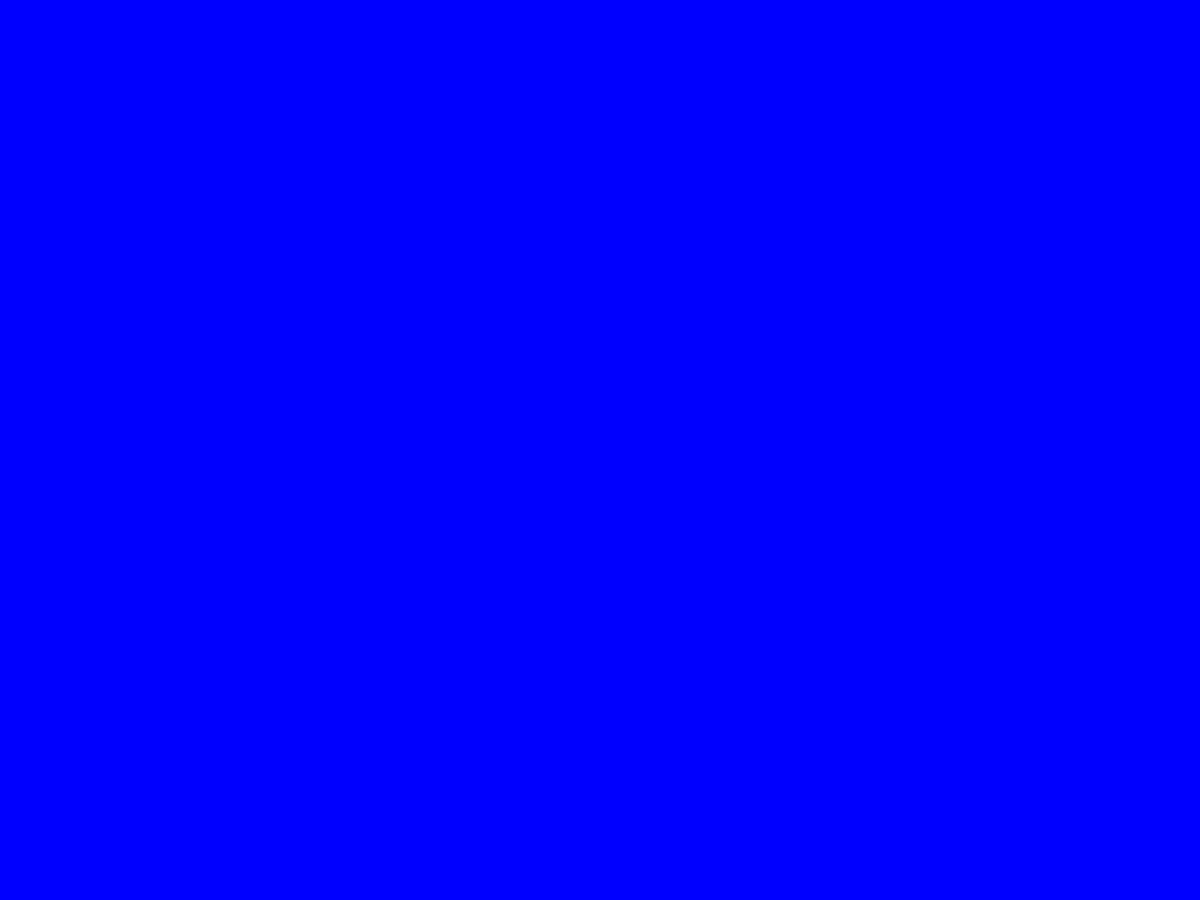
Frame 1 (no input)
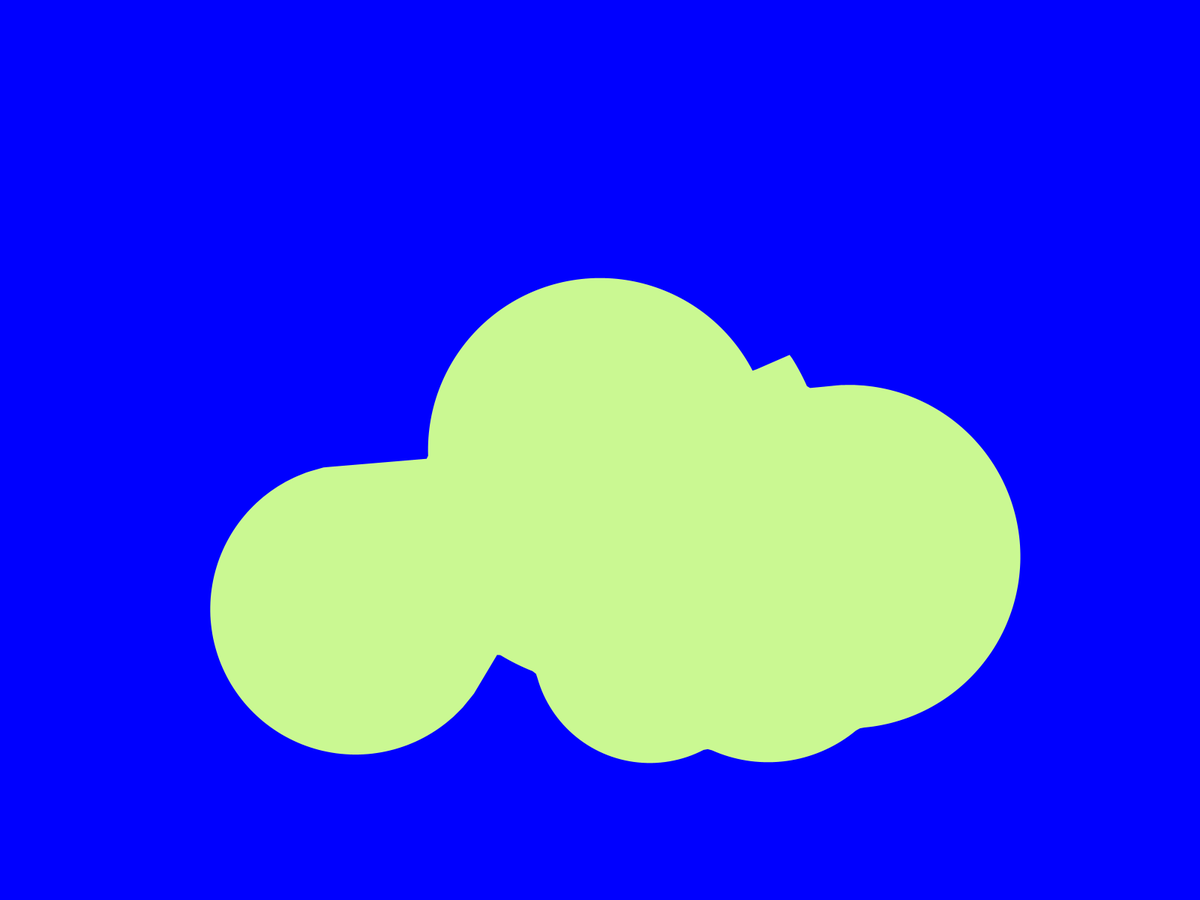
Frame 60 (the mouse pressed at the canvas centre just before this capture)
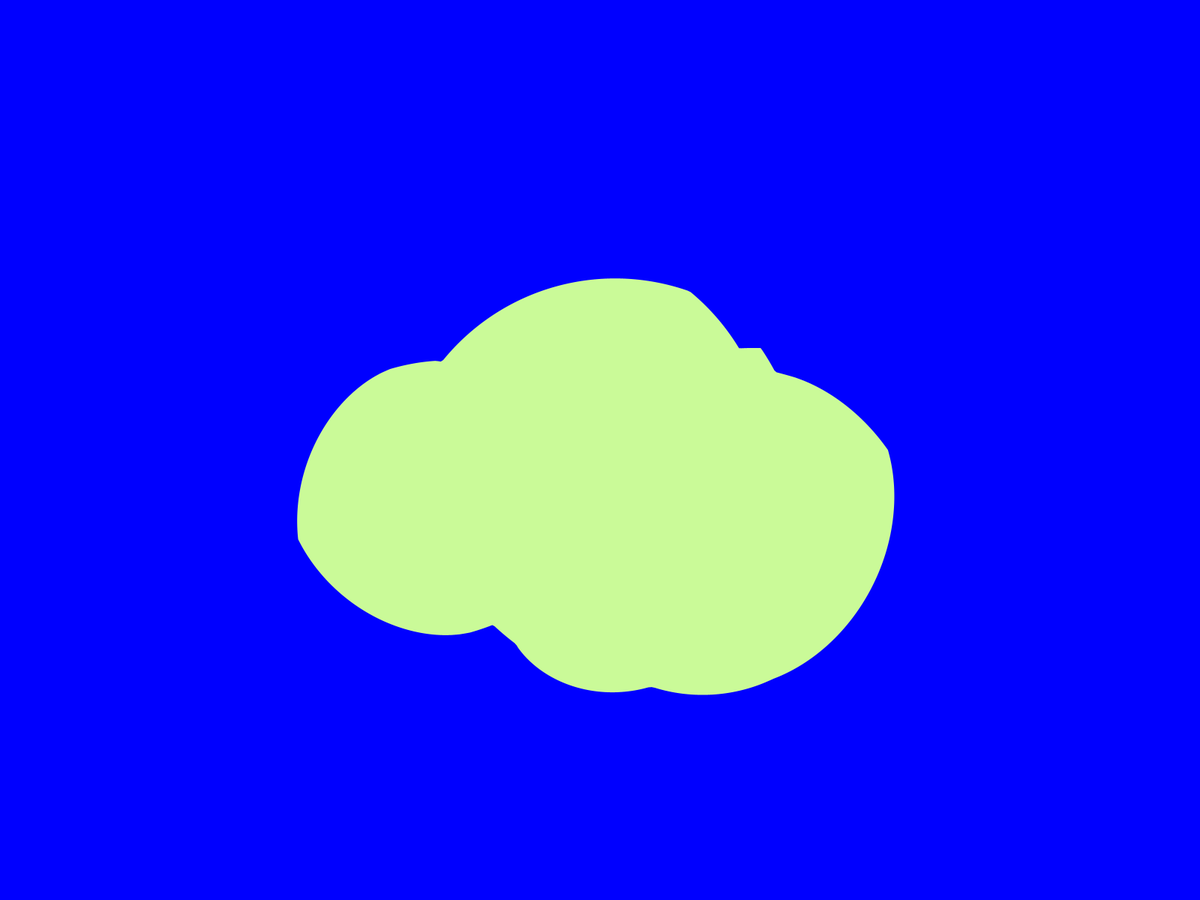
Frame 120 (the mouse held since frame 60 and released just before this capture)

The Processing sketch that drew these frames (run headless with seeded random() and noise(); from frame 60 on, the mouse is pressed at the canvas centre):

// Processing sketch: promo
// ── promo.pde

int finalNumberOfPoints = 500;

Shape shapeOrig = new Shape(finalNumberOfPoints);
Shape shapeInterp = new Shape(finalNumberOfPoints);
Shape shapeTarget = new Shape(finalNumberOfPoints);

color insideC = color(0xFF, 0xFF, 0);
color insideCTarget = color(0xFF, 0xFF, 0);

float autoFrequency = 1800;
float lastTriggerMs = 0;

float tweeningPhase = 0;
float tweeningLength = 500;

boolean dark = false;

void setup() {
  // size(1920, 1080);
  fullScreen();
  for (int i=0; i<shapeOrig.nbPointsInShape; i++) {
    shapeOrig.distances[i] = shapeTarget.distances[i]=0;
    shapeOrig.angles[i] = shapeTarget.angles[i]=(float)i*TWO_PI/shapeOrig.nbPointsInShape;
  }
  shapeInterp = shapeOrig.copy();
  generate();
}

void draw() {

  // update
  if (millis()-lastTriggerMs>autoFrequency) {
    generate();
  }
  for (int i=0; i<shapeInterp.nbPointsInShape; i++) {
    shapeInterp.distances[i] = lerp(shapeOrig.distances[i], shapeTarget.distances[i], elasticTween(tweeningPhase));
    shapeInterp.angles[i] = lerpAngle(shapeOrig.angles[i], shapeTarget.angles[i], elasticTween(tweeningPhase));
  }
  insideC = lerpColor(insideC, insideCTarget, 0.2);
  tweeningPhase=(millis()-lastTriggerMs)/tweeningLength;

  // draw
  background(0,0,0xFF);
  fill(insideC);
  stroke(0);
  strokeWeight(5);
  noStroke();
  beginShape();
  for (int i=0; i<shapeInterp.distances.length; i++) vertex(width/2+cos(shapeInterp.angles[i])*shapeInterp.distances[i], height/2+sin(shapeInterp.angles[i])*shapeInterp.distances[i]);
  endShape(CLOSE);
   
   if (dark) background(0);
   
  /*
  stroke(0);
   strokeWeight(2);
   for (int i=0; i<shapeInterp.distances.length; i++) point(width/2+cos(shapeInterp.angles[i])*shapeInterp.distances[i], height/2+sin(shapeInterp.angles[i])*shapeInterp.distances[i]);
   */
}

void generate() {

  lastTriggerMs = millis();
  shapeOrig = shapeInterp.copy();
  tweeningPhase = 0;

  float minHeight = random(100, 300);
  float maxHeight = random(400, 500);
  int minCycles = 1;
  int maxCycles = 20;
  int cycles = int(random(minCycles, maxCycles));
  float power = random(0.5, 2.5);
  int type = floor(random(6));// rect, tri, even, spikes, buildings, boules
  shapeTarget = new Shape(finalNumberOfPoints);
  if (type == 2) shapeTarget = new Shape(floor(random(3, 8)));
  if (type == 3) shapeTarget = new Shape(floor(random(4, 16))*2);
  if (type==0 || type==1 || type==2 || type==3) {
    for (int i = 0; i < shapeTarget.nbPointsInShape; i++) {
      shapeTarget.angles[i] = (float)i*TWO_PI/shapeTarget.distances.length;
      if (type==3) shapeTarget.angles[i] += random(-0.1, 0.1);
      float phase = (float)i / shapeTarget.distances.length * cycles * TWO_PI;
      float baseHeight = minHeight;
      if (type==0) baseHeight = map(rectangularWave(phase), -1, 1, minHeight, maxHeight);
      if (type==1) baseHeight = map(pow(map(triangleWave(phase), -1, 1, 0, 1), power), 0, 1, minHeight, maxHeight);
      if (type==2) shapeTarget.distances[i] = lerp(minHeight, maxHeight, 0.8);
      if (type==3) baseHeight = minHeight + (i%2==0?0:random(maxHeight-minHeight));
      shapeTarget.distances[i] = baseHeight;
    }
  }
  if (type==4) {
    ArrayList<Float> angles = new ArrayList<Float>();
    ArrayList<Float> distances = new ArrayList<Float>();
    angles.add(0.0);
    distances.add((minHeight+maxHeight)/2);
    int lastDirection = 1;
    while (angles.get(angles.size()-1)<TWO_PI) {
      float newDistance = distances.get(distances.size()-1);
      boolean vertical = false;
      if (newDistance<=minHeight && lastDirection==0) {
        newDistance+=random(30, 100);
        vertical = true;
        lastDirection = 1;
      }
      if (newDistance>maxHeight && lastDirection==0) {
        newDistance-=random(30, 100);
        vertical = true;
        lastDirection = -1;
      }
      if (random(1)<0.2 && lastDirection==0) {
        newDistance+=random(30, 100);
        vertical = true;
        lastDirection = 1;
      }
      if (random(1)<0.2 && lastDirection==0) {
        newDistance-=random(30, 100);
        vertical = true;
        lastDirection = -1;
      }
      if (angles.get(angles.size()-1)>TWO_PI-1.0  && lastDirection==0) {
        if ((newDistance-(minHeight+maxHeight)/2)>50) {
          newDistance-=constrain(newDistance-(minHeight+maxHeight)/2, 0, 50);
          vertical = true;
          lastDirection = -1;
        }
        if ((newDistance-(minHeight+maxHeight)/2)<50) {
          newDistance+=constrain(newDistance-(minHeight+maxHeight)/2, 0, 50);
          vertical = true;
          lastDirection = 1;
        }
      }
      distances.add(newDistance);
      if (!vertical) lastDirection = 0;
      if (vertical) angles.add(angles.get(angles.size()-1));
      else angles.add(angles.get(angles.size()-1) + constrain(map(distances.get(distances.size()-1), minHeight, maxHeight, 0.1, 0.05), 0.05, 0.1));
      angles.set(angles.size()-1, constrain(angles.get(angles.size()-1), 0, TWO_PI));
      if (TWO_PI-angles.get(angles.size()-1)<0.05) angles.set(angles.size()-1, TWO_PI);
    }
    shapeTarget = new Shape(angles.size());
    for (int i = 0; i < shapeTarget.nbPointsInShape; i++) {
      shapeTarget.angles[i] = angles.get(i);
      shapeTarget.distances[i] = distances.get(i);
    }
  }
  if (type == 5) {
    int nbBalls = floor(random(1,15));
    PVector[] pos = new PVector[nbBalls];
    float[] radii = new float[nbBalls];
    for (int i = 0; i < nbBalls; i++) {
      pos[i] = new PVector(
        width / 2 + cos(random(TWO_PI)) * random(minHeight, maxHeight),
        height / 2 + sin(random(TWO_PI)) * random(minHeight, maxHeight));
      float distance = dist(pos[i].x, pos[i].y, width / 2, height / 2);
      float screenMargin = min(min(pos[i].x, pos[i].y), min(width-pos[i].x, height-pos[i].y));
      screenMargin /=2;
      radii[i] = min(random(distance - minHeight/2, maxHeight - distance), screenMargin);
    }
    shapeTarget = new Shape(finalNumberOfPoints);
    for (int i = 0; i < shapeTarget.nbPointsInShape; i++) {
      shapeTarget.angles[i] = (float) i * TWO_PI / shapeTarget.distances.length;
      float angle = shapeTarget.angles[i];
      float distance = minHeight;

      // Define the ray direction
      PVector rayDir = new PVector(cos(angle), sin(angle));

      // Check each ball for intersection
      if (type==5) {
        for (int j = 0; j < nbBalls; j++) {
          PVector toBall = PVector.sub(pos[j], new PVector(width / 2, height / 2));
          float projection = toBall.dot(rayDir);

          if (projection > 0) { // Ray pointing towards the ball
            // Compute closest approach
            PVector closestPoint = PVector.add(
              new PVector(width / 2, height / 2),
              PVector.mult(rayDir, projection)
              );
            float distToCenter = PVector.dist(closestPoint, pos[j]);

            if (distToCenter <= radii[j]) {
              // Compute intersection distance
              float offset = sqrt(radii[j] * radii[j] - distToCenter * distToCenter);
              float intersectionDist = projection + offset;

              // Update the distance if this is the farthest intersection
              distance = max(distance, intersectionDist);
            }
          }
        }
      }
      shapeTarget.distances[i] = distance;
    }
  }

  shapeTarget.resample(finalNumberOfPoints);

  insideCTarget = color(map(pow(random(1), 2), 0, 1, 0xFF, 0xA0), map(pow(random(1), 2), 0, 1, 0xFF, 0xA0), map(pow(random(1), 2), 0, 1, 0xA0, 0));
  
}

void keyPressed() {
  generate();
  if (keyCode==BACKSPACE) dark^=true;
}

float triangleWave(float phase) {
  phase = phase % TWO_PI;
  if (phase < PI) return 2 * phase / PI - 1;
  else return 3 - 2 * phase / PI;
}

float rectangularWave(float phase) {
  phase = phase % TWO_PI;
  return (phase < PI) ? 1 : -1;
}

class Shape {
  int nbPointsInShape;
  float[] distances;
  float[] angles;
  Shape(int nbPointsInShape) {
    this.nbPointsInShape = nbPointsInShape;
    distances = new float[nbPointsInShape];
    angles = new float[nbPointsInShape];
  }

  Shape copy() {
    Shape newShape = new Shape(nbPointsInShape);
    newShape.distances = new float[nbPointsInShape];
    newShape.angles = new float[nbPointsInShape];
    for (int i=0; i<nbPointsInShape; i++) {
      newShape.distances[i]=this.distances[i];
      newShape.angles[i]=this.angles[i];
    }
    return newShape;
  }

  void resample(int newNbPointsInShape) {
    ArrayList<PVector> currentPoints = new ArrayList<PVector>();
    float totalLength = 0;

    // Convert current shape to Cartesian coordinates and calculate total length
    for (int i = 0; i < nbPointsInShape; i++) {
      PVector point = new PVector(cos(angles[i]) * distances[i], sin(angles[i]) * distances[i]);
      currentPoints.add(point);
      int nextIndex = (i + 1) % nbPointsInShape;
      PVector nextPoint = new PVector(cos(angles[nextIndex]) * distances[nextIndex], sin(angles[nextIndex]) * distances[nextIndex]);
      totalLength += PVector.dist(point, nextPoint);
    }

    float segmentLength = totalLength / newNbPointsInShape;
    float[] newDistances = new float[newNbPointsInShape];
    float[] newAngles = new float[newNbPointsInShape];

    float currentLength = 0;
    int currentIndex = 0;
    for (int i = 0; i < newNbPointsInShape; i++) {
      float targetLength = i * segmentLength;

      while (currentLength < targetLength && currentIndex < nbPointsInShape) {
        int nextIndex = (currentIndex + 1) % nbPointsInShape;
        currentLength += PVector.dist(currentPoints.get(currentIndex), currentPoints.get(nextIndex));
        currentIndex++;
      }

      int prevIndex = (currentIndex - 1 + nbPointsInShape) % nbPointsInShape;
      PVector prevPoint = currentPoints.get(prevIndex);
      PVector currentPoint = currentPoints.get(currentIndex % nbPointsInShape);

      float t = (targetLength - (currentLength - PVector.dist(prevPoint, currentPoint))) / PVector.dist(prevPoint, currentPoint);
      PVector newPoint = PVector.lerp(prevPoint, currentPoint, t);

      newDistances[i] = newPoint.mag();
      newAngles[i] = atan2(newPoint.y, newPoint.x);
      if (newAngles[i] < 0) newAngles[i] += TWO_PI;
    }

    // Update shape with new points
    nbPointsInShape = newNbPointsInShape;
    distances = newDistances;
    angles = newAngles;
  }

  float findIntersection(float rayAngle) {
    float minDist = Float.MAX_VALUE;
    float intersectionDist = 0;
    boolean found = false;
    for (int i = 0; i < nbPointsInShape; i++) {
      int nextI = (i + 1) % nbPointsInShape;
      PVector p1 = new PVector(cos(angles[i]) * distances[i], sin(angles[i]) * distances[i]);
      PVector p2 = new PVector(cos(angles[nextI]) * distances[nextI], sin(angles[nextI]) * distances[nextI]);
      PVector rayDir = new PVector(cos(rayAngle), sin(rayAngle));
      PVector rayOrigin = new PVector(0, 0);
      PVector intersection = lineIntersection(rayOrigin, rayDir, p1, p2);
      if (intersection != null) {
        found = true;
        float dist = intersection.mag();
        if (dist < minDist) {
          minDist = dist;
          intersectionDist = dist;
        }
      }
    }
    if (!found) return -1;
    return intersectionDist;
  }

  PVector lineIntersection(PVector rayOrigin, PVector rayDir, PVector p1, PVector p2) {
    PVector v1 = PVector.sub(rayOrigin, p1);
    PVector v2 = PVector.sub(p2, p1);
    PVector v3 = new PVector(-rayDir.y, rayDir.x);
    float dot = v2.dot(v3);
    if (abs(dot) < 0.000001) return null;
    float t1 = v2.cross(v1).z / dot;
    float t2 = v1.dot(v3) / dot;
    if (t1 >= 0.0 && (t2 >= 0.0 && t2 <= 1.0)) return PVector.add(rayOrigin, PVector.mult(rayDir, t1));
    return null;
  }
}

public float vrMax(float a, float b, float m) {
  float d1=b-a;
  if (d1>m/2) {
    d1=d1-m;
  }
  if (d1<-m/2) {
    d1=d1+m;
  }
  return d1;
}

float lerpAngle(float start, float end, float amount) {
  float difference = end - start;
  while (difference < -PI) difference += TWO_PI;
  while (difference > PI) difference -= TWO_PI;
  return start + difference * amount;
}

float elasticTween(float t) {
  if (t <= 0) return 0;
  if (t >= 1) return 1;
  float k = 5.0;
  float o = 3.5;
  float m = 1.5;
  float curve = ((t-0.5)*m)*k*pow(1-(abs(0.5-t)*2), o)+t;
  return curve;
}
